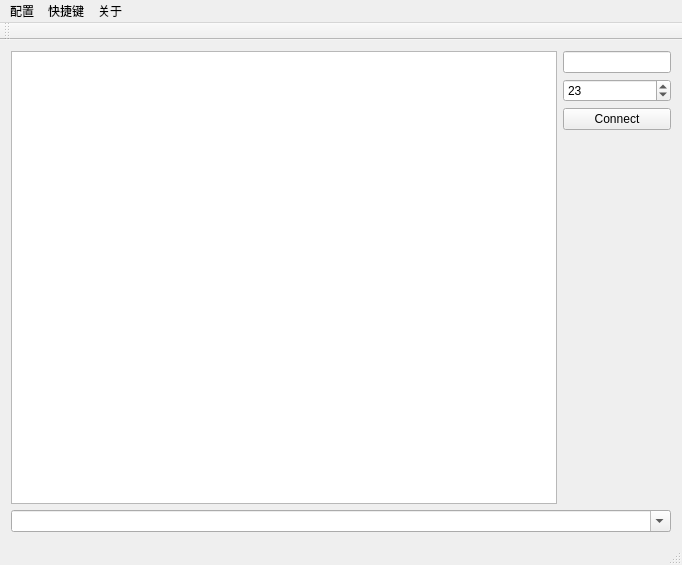
<?xml version="1.0" encoding="UTF-8"?>
<ui version="4.0">
 <class>QTelnetTester</class>
 <widget class="QMainWindow" name="QTelnetTester">
  <property name="geometry">
   <rect>
    <x>0</x>
    <y>0</y>
    <width>682</width>
    <height>565</height>
   </rect>
  </property>
  <property name="windowTitle">
   <string>QTelnetTester</string>
  </property>
  <widget class="QWidget" name="centralWidget">
   <layout class="QGridLayout" name="gridLayout">
    <item row="0" column="0" rowspan="4">
     <widget class="QPlainTextEdit" name="teOutput">
      <property name="font">
       <font>
        <family>Courier New</family>
       </font>
      </property>
      <property name="readOnly">
       <bool>true</bool>
      </property>
     </widget>
    </item>
    <item row="0" column="1">
     <widget class="QLineEdit" name="leAddr">
      <property name="sizePolicy">
       <sizepolicy hsizetype="Minimum" vsizetype="Fixed">
        <horstretch>0</horstretch>
        <verstretch>0</verstretch>
       </sizepolicy>
      </property>
     </widget>
    </item>
    <item row="1" column="1">
     <widget class="QSpinBox" name="sbPort">
      <property name="minimum">
       <number>1</number>
      </property>
      <property name="maximum">
       <number>65535</number>
      </property>
      <property name="value">
       <number>23</number>
      </property>
     </widget>
    </item>
    <item row="2" column="1">
     <widget class="QPushButton" name="btConnect">
      <property name="text">
       <string>Connect</string>
      </property>
     </widget>
    </item>
    <item row="3" column="1">
     <spacer name="verticalSpacer">
      <property name="orientation">
       <enum>Qt::Vertical</enum>
      </property>
      <property name="sizeHint" stdset="0">
       <size>
        <width>20</width>
        <height>347</height>
       </size>
      </property>
     </spacer>
    </item>
    <item row="4" column="0" colspan="2">
     <widget class="QCmdWidget" name="cbCmd">
      <property name="editable">
       <bool>true</bool>
      </property>
     </widget>
    </item>
   </layout>
  </widget>
  <widget class="QMenuBar" name="menuBar">
   <property name="geometry">
    <rect>
     <x>0</x>
     <y>0</y>
     <width>682</width>
     <height>23</height>
    </rect>
   </property>
   <widget class="QMenu" name="menuFiile">
    <property name="title">
     <string>配置</string>
    </property>
    <addaction name="action"/>
    <addaction name="action_2"/>
    <addaction name="action_3"/>
   </widget>
   <widget class="QMenu" name="menu">
    <property name="title">
     <string>快捷键</string>
    </property>
    <addaction name="action_focus_to_cmd"/>
    <addaction name="action_clear_cmd"/>
   </widget>
   <widget class="QMenu" name="menu_2">
    <property name="title">
     <string>关于</string>
    </property>
    <addaction name="action_4"/>
   </widget>
   <addaction name="menuFiile"/>
   <addaction name="menu"/>
   <addaction name="menu_2"/>
  </widget>
  <widget class="QToolBar" name="mainToolBar">
   <attribute name="toolBarArea">
    <enum>TopToolBarArea</enum>
   </attribute>
   <attribute name="toolBarBreak">
    <bool>false</bool>
   </attribute>
  </widget>
  <widget class="QStatusBar" name="statusBar"/>
  <action name="action">
   <property name="text">
    <string>执行配置</string>
   </property>
  </action>
  <action name="action_2">
   <property name="text">
    <string>恢复配置</string>
   </property>
  </action>
  <action name="action_3">
   <property name="text">
    <string>保存配置</string>
   </property>
  </action>
  <action name="action_focus_to_cmd">
   <property name="text">
    <string>聚焦到命令行</string>
   </property>
   <property name="shortcut">
    <string>Alt+F</string>
   </property>
  </action>
  <action name="action_clear_cmd">
   <property name="text">
    <string>清空命令行</string>
   </property>
   <property name="shortcut">
    <string>Alt+C</string>
   </property>
  </action>
  <action name="action_4">
   <property name="text">
    <string>注意事项</string>
   </property>
  </action>
 </widget>
 <layoutdefault spacing="6" margin="11"/>
 <customwidgets>
  <customwidget>
   <class>QCmdWidget</class>
   <extends>QComboBox</extends>
   <header>QCmdWidget.h</header>
  </customwidget>
 </customwidgets>
 <resources/>
 <connections/>
</ui>
